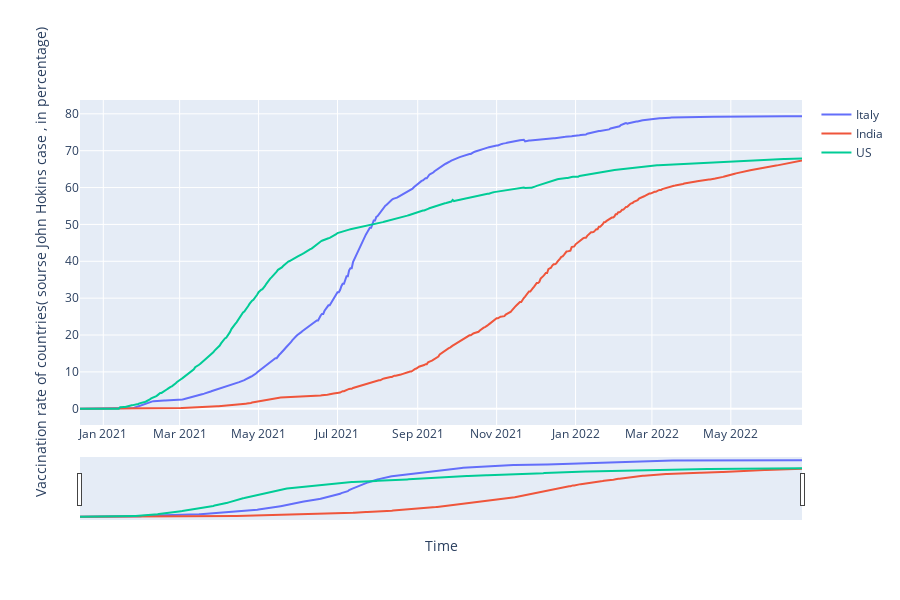

This figure's notebook cell:
### Code cell
fig2= go.Figure()
for each in Country_list:
    fig2.add_trace(go.Scatter(x= df_plot_vacc.date, y= df_plot_vacc[each], mode= "lines", name = each))



fig2.update_layout(width =900, height = 600 ,xaxis_title = "Time", yaxis_title= "Vaccination rate of countries( sourse John Hokins case , in percentage)", )
fig2.update_xaxes(rangeslider_visible=True)
fig2.show()

### Figure 1 — Plotly figure (JSON) as saved in the notebook; plotly's stock layout.template omitted (floating-point values rounded to 4 significant figures; data arrays with more than 128 entries replaced by an {"elided": "..."} marker saying what was removed)
{"data": [{"mode": "lines", "name": "Italy", "type": "scatter", "x": {"elided": "559 str values"}, "y": {"elided": "559 float values"}}, {"mode": "lines", "name": "India", "type": "scatter", "x": {"elided": "559 str values"}, "y": {"elided": "559 float values"}}, {"mode": "lines", "name": "US", "type": "scatter", "x": {"elided": "559 str values"}, "y": {"elided": "559 float values"}}], "layout": {"height": 600, "width": 900, "xaxis": {"rangeslider": {"visible": true}, "title": {"text": "Time"}}, "yaxis": {"title": {"text": "Vaccination rate of countries( sourse John Hokins case , in percentage)"}}}}
